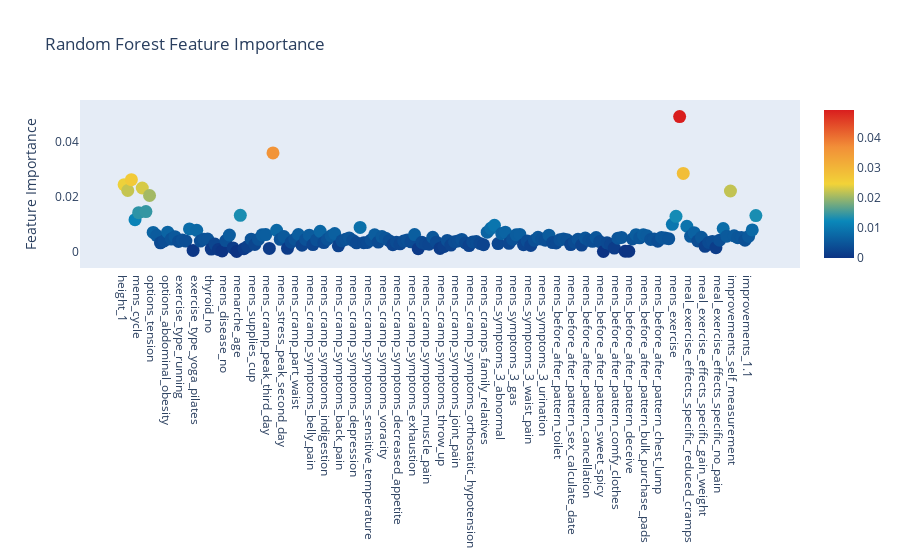
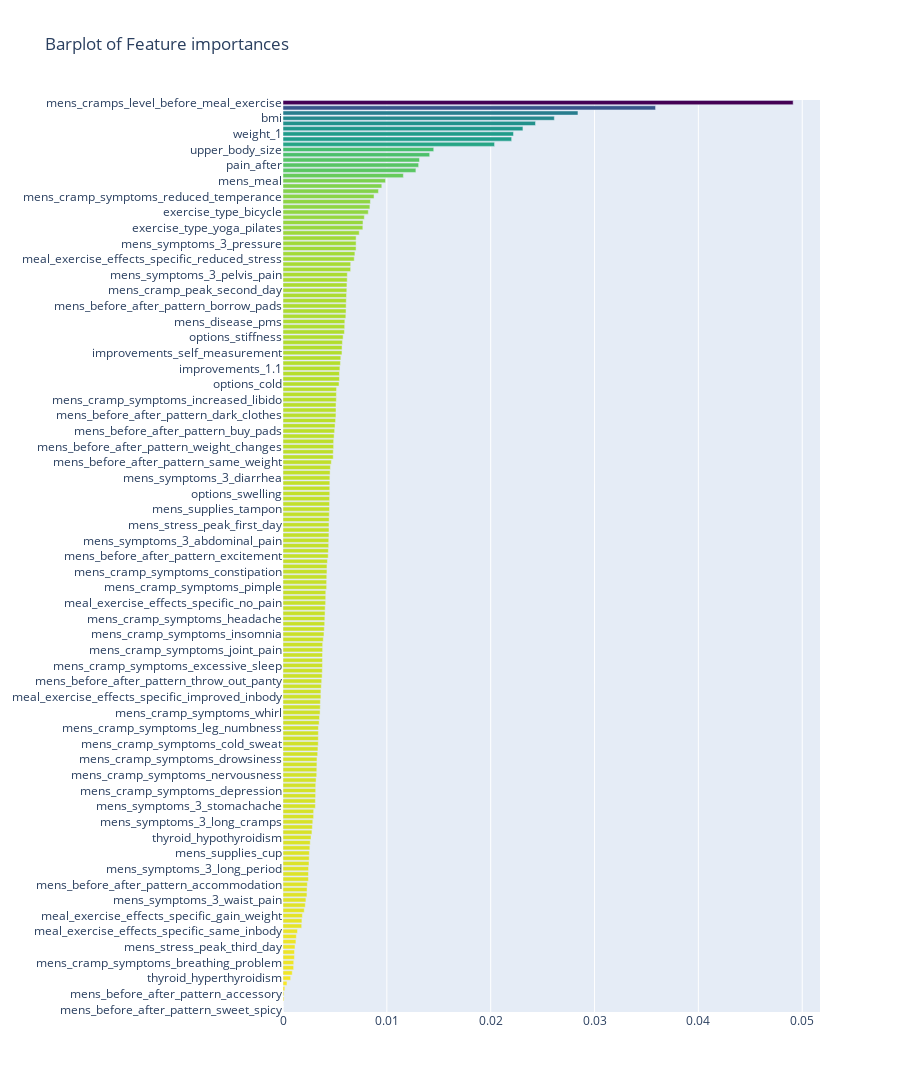

These figures' notebook cell, in order:
### Markdown cell above
# Final 서베이 예측

### Code cell
import matplotlib.pyplot as plt
%matplotlib inline
import plotly.offline as py
py.init_notebook_mode(connected=True)
import plotly.graph_objs as go
import plotly.tools as tls
import pandas as pd
import numpy as np
from matplotlib import pyplot
from sklearn.model_selection import train_test_split
from sklearn.ensemble import RandomForestClassifier
from sklearn.model_selection import train_test_split # train/test
from sklearn.datasets import load_wine # dataset 
from sklearn.metrics import accuracy_score, confusion_matrix # 평가 : 분류정확도 
from sklearn.metrics import classification_report # 평가 : 정확률, 재현율, f1_score
from sklearn.model_selection import train_test_split
df = pd.read_csv("data/finalservey_1912_clean.csv")
def rating(mens_cramp):
    if mens_cramp >= 8: return 2
    elif mens_cramp >= 7: return 1
    else: return 0
df['mens_cramp_rank'] = df.apply(lambda x: rating(x['mens_cramp']),axis=1)

X = df[['height_1', 'weight_1', 'bmi', 'mens_period', 'mens_cycle', 'age', 'upper_body_size', 'lower_body_size', 'options_tension', 'options_stiffness', 'options_diarrhea', 'options_insomnia', 'options_abdominal_obesity', 'options_swelling', 'options_cold', 'exercise_type_walking', 'exercise_type_running', 'exercise_type_hiking', 'exercise_type_bicycle', 'exercise_type_golf', 'exercise_type_yoga_pilates', 'exercise_type_swimming', 'exercise_type_dance', 'exercise_type_fitness', 'thyroid_no', 'thyroid_hypothyroidism', 'thyroid_hyperthyroidism', 'thyroid_cancer', 'mens_disease_no', 'mens_disease_pms', 'mens_disease_fibroids', 'mens_disease_uterine_adenoma', 'menarche_age', 'mens_supplies_pad', 'mens_supplies_cotton_pad', 'mens_supplies_tampon', 'mens_supplies_cup', 'mens_cramp_peak_before', 'mens_cramp_peak_first_day', 'mens_cramp_peak_second_day', 'mens_cramp_peak_third_day', 'mens_stress', 'mens_stress_peak_before', 'mens_stress_peak_first_day', 'mens_stress_peak_second_day', 'mens_stress_peak_third_day', 'mens_cramp_part_belly', 'mens_cramp_part_pelvis', 'mens_cramp_part_waist', 'mens_cramp_part_below_thigh', 'mens_cramp_symptoms_swelling', 'mens_cramp_symptoms_emotion', 'mens_cramp_symptoms_belly_pain', 'mens_cramp_symptoms_constipation', 'mens_cramp_symptoms_lethargy', 'mens_cramp_symptoms_nervousness', 'mens_cramp_symptoms_indigestion', 'mens_cramp_symptoms_gas', 'mens_cramp_symptoms_diarrhea', 'mens_cramp_symptoms_digestive_upset', 'mens_cramp_symptoms_back_pain', 'mens_cramp_symptoms_chest_pain', 'mens_cramp_symptoms_increased_appetite', 'mens_cramp_symptoms_headache', 'mens_cramp_symptoms_depression', 'mens_cramp_symptoms_reduced_temperance', 'mens_cramp_symptoms_migraine', 'mens_cramp_symptoms_drowsiness', 'mens_cramp_symptoms_sensitive_temperature', 'mens_cramp_symptoms_colic', 'mens_cramp_symptoms_leg_numbness', 'mens_cramp_symptoms_leg_swelling', 'mens_cramp_symptoms_voracity', 'mens_cramp_symptoms_insomnia', 'mens_cramp_symptoms_anxiety', 'mens_cramp_symptoms_nausea', 'mens_cramp_symptoms_decreased_appetite', 'mens_cramp_symptoms_excessive_sleep', 'mens_cramp_symptoms_pimple', 'mens_cramp_symptoms_sickness', 'mens_cramp_symptoms_exhaustion', 'mens_cramp_symptoms_breathing_problem', 'mens_cramp_symptoms_dull_movement', 'mens_cramp_symptoms_gastrointestinal_disorder', 'mens_cramp_symptoms_muscle_pain', 'mens_cramp_symptoms_increased_libido', 'mens_cramp_symptoms_cold_sweat', 'mens_cramp_symptoms_dizziness', 'mens_cramp_symptoms_throw_up', 'mens_cramp_symptoms_abdominal_swelling', 'mens_cramp_symptoms_anemia', 'mens_cramp_symptoms_whirl', 'mens_cramp_symptoms_joint_pain', 'mens_cramp_symptoms_sweet', 'mens_cramp_symptoms_fever', 'mens_cramp_symptoms_chill', 'mens_cramp_symptoms_orthostatic_hypotension', 'mens_cramps_family_mother', 'mens_cramps_family_older_sister', 'mens_cramps_family_younger_sister', 'mens_cramps_family_relatives', 'mens_cramps_family_no', 'mens_symptoms_3_ovulation_cramps', 'mens_symptoms_3_long_cramps', 'mens_symptoms_3_abnormal', 'mens_symptoms_3_pressure', 'mens_symptoms_3_lump', 'mens_symptoms_3_abdominal_pain', 'mens_symptoms_3_gas', 'mens_symptoms_3_pelvis_pain', 'mens_symptoms_3_long_period', 'mens_symptoms_3_irregular_blood', 'mens_symptoms_3_waist_pain', 'mens_symptoms_3_stressful', 'mens_symptoms_3_cluster_blood', 'mens_symptoms_3_diarrhea', 'mens_symptoms_3_urination', 'mens_symptoms_3_irregular_blood_amount', 'mens_symptoms_3_intense_pain', 'mens_symptoms_3_stomachache', 'mens_before_after_pattern_toilet', 'mens_before_after_pattern_app', 'mens_before_after_pattern_embarrassment', 'mens_before_after_pattern_sex_nervousness', 'mens_before_after_pattern_sex_calculate_date', 'mens_before_after_pattern_sexual_desire', 'mens_before_after_pattern_accommodation', 'mens_before_after_pattern_keen', 'mens_before_after_pattern_cancellation', 'mens_before_after_pattern_work', 'mens_before_after_pattern_withstand', 'mens_before_after_pattern_urgent_cancellation', 'mens_before_after_pattern_sweet_spicy', 'mens_before_after_pattern_buy_comfy', 'mens_before_after_pattern_fancy', 'mens_before_after_pattern_partying', 'mens_before_after_pattern_comfy_clothes', 'mens_before_after_pattern_dark_clothes', 'mens_before_after_pattern_accessory', 'mens_before_after_pattern_heavy_makeup', 'mens_before_after_pattern_deceive', 'mens_before_after_pattern_help', 'mens_before_after_pattern_buy_pads', 'mens_before_after_pattern_borrow_pads', 'mens_before_after_pattern_bulk_purchase_pads', 'mens_before_after_pattern_excitement', 'mens_before_after_pattern_panty_blood', 'mens_before_after_pattern_throw_out_panty', 'mens_before_after_pattern_chest_lump', 'mens_before_after_pattern_weight_changes', 'mens_before_after_pattern_same_weight', 'mens_meal', 'mens_exercise', 'mens_cramps_level_before_meal_exercise', 'mens_cramps_level_after_meal_exercise', 'meal_exercise_effects', 'meal_exercise_effects_specific_reduced_cramps', 'meal_exercise_effects_specific_reduced_stress', 'meal_exercise_effects_specific_reduced_pain', 'meal_exercise_effects_specific_lose_weight', 'meal_exercise_effects_specific_gain_weight', 'meal_exercise_effects_specific_same_weight', 'meal_exercise_effects_specific_improved_inbody', 'meal_exercise_effects_specific_same_inbody', 'meal_exercise_effects_specific_no_pain', 'meal_exercise_effects_specific_no_pms', 'meal_exercise_effects_specific_no', 'weight_3_1', 'improvements_self_measurement', 'improvements_plan', 'improvements_results', 'improvements_hospital', 'improvements_1.1', 'meal_exercise_effects_c', 'pain_after']]
y = df['mens_cramp_rank']
X_train, X_test, y_train, y_test = train_test_split(X, y, test_size = 0.3)

model = RandomForestClassifier(n_estimators = 400)
model.fit(X_train, y_train)

y_pred = model.predict(X_test)
print("Accuracy is: ", accuracy_score(y_pred, y_test))

con_mat = confusion_matrix(y_pred, y_test)
print(con_mat)

report = classification_report(y_pred, y_test)
print(report)

features = X_train.columns.values
print("---- Training Done ----")

trace = go.Scatter(
    y = model.feature_importances_,
    x = features,
    mode = 'markers',
    marker = dict(
        sizemode = 'diameter',
        sizeref = 1,
        size = 13,
        color = model.feature_importances_,
        colorscale='Portland',
        showscale = True
    ),
    text = features
)
data = [trace]

layout = go.Layout(
    autosize = True,
    title = 'Random Forest Feature Importance',
    hovermode = 'closest',
    xaxis = dict(
        ticklen = 5,
        showgrid = False,
        zeroline = False,
        showline = False
    ),
    yaxis = dict(
        title = 'Feature Importance',
        showgrid = False,
        zeroline = False,
        ticklen = 5,
        gridwidth = 2
    ),
    showlegend = False
)
fig = go.Figure(data, layout = layout)
py.iplot(fig, filename = 'scatter2010')

x, y = (list(x) for x in zip(*sorted(zip(model.feature_importances_, features), reverse = False)))
trace2 = go.Bar(
    x = x,
    y = y,
    marker = dict(
        color = x,
        colorscale = 'Viridis',
        reversescale = True
    ),
    name = 'Random Forest Feature importance',
    orientation = 'h'
)

layout = dict(
    title = 'Barplot of Feature importances',
    width = 900, height = 2000,
    yaxis = dict(
        showgrid = False,
        showline = False,
        showticklabels = True
    )
)

fig1 = go.Figure(data = [trace2])
fig1['layout'].update(layout)
py.iplot(fig1, filename = 'plots')

def plot_feature_importances_

### Figure 1 — Plotly figure (JSON) as saved in the notebook; plotly's stock layout.template omitted (floating-point values rounded to 4 significant figures; data arrays with more than 128 entries replaced by an {"elided": "..."} marker saying what was removed)
{"data": [{"marker": {"color": {"elided": "175 float values"}, "colorscale": [[0, "rgb(12,51,131)"], [0.25, "rgb(10,136,186)"], [0.5, "rgb(242,211,56)"], [0.75, "rgb(242,143,56)"], [1, "rgb(217,30,30)"]], "showscale": true, "size": 13, "sizemode": "diameter", "sizeref": 1}, "mode": "markers", "text": {"elided": "175 str values"}, "type": "scatter", "x": {"elided": "175 str values"}, "y": {"elided": "175 float values"}}], "layout": {"autosize": true, "hovermode": "closest", "showlegend": false, "title": {"text": "Random Forest Feature Importance"}, "xaxis": {"showgrid": false, "showline": false, "ticklen": 5, "zeroline": false}, "yaxis": {"gridwidth": 2, "showgrid": false, "ticklen": 5, "title": {"text": "Feature Importance"}, "zeroline": false}}}

### Figure 2 — Plotly figure (JSON) as saved in the notebook; plotly's stock layout.template omitted (floating-point values rounded to 4 significant figures; data arrays with more than 128 entries replaced by an {"elided": "..."} marker saying what was removed)
{"data": [{"marker": {"color": {"elided": "175 float values"}, "colorscale": [[0, "#440154"], [0.1111, "#482878"], [0.2222, "#3e4989"], [0.3333, "#31688e"], [0.4444, "#26828e"], [0.5556, "#1f9e89"], [0.6667, "#35b779"], [0.7778, "#6ece58"], [0.8889, "#b5de2b"], [1, "#fde725"]], "reversescale": true}, "name": "Random Forest Feature importance", "orientation": "h", "type": "bar", "x": {"elided": "175 float values"}, "y": {"elided": "175 str values"}}], "layout": {"height": 2000, "title": {"text": "Barplot of Feature importances"}, "width": 900, "yaxis": {"showgrid": false, "showline": false, "showticklabels": true}}}
